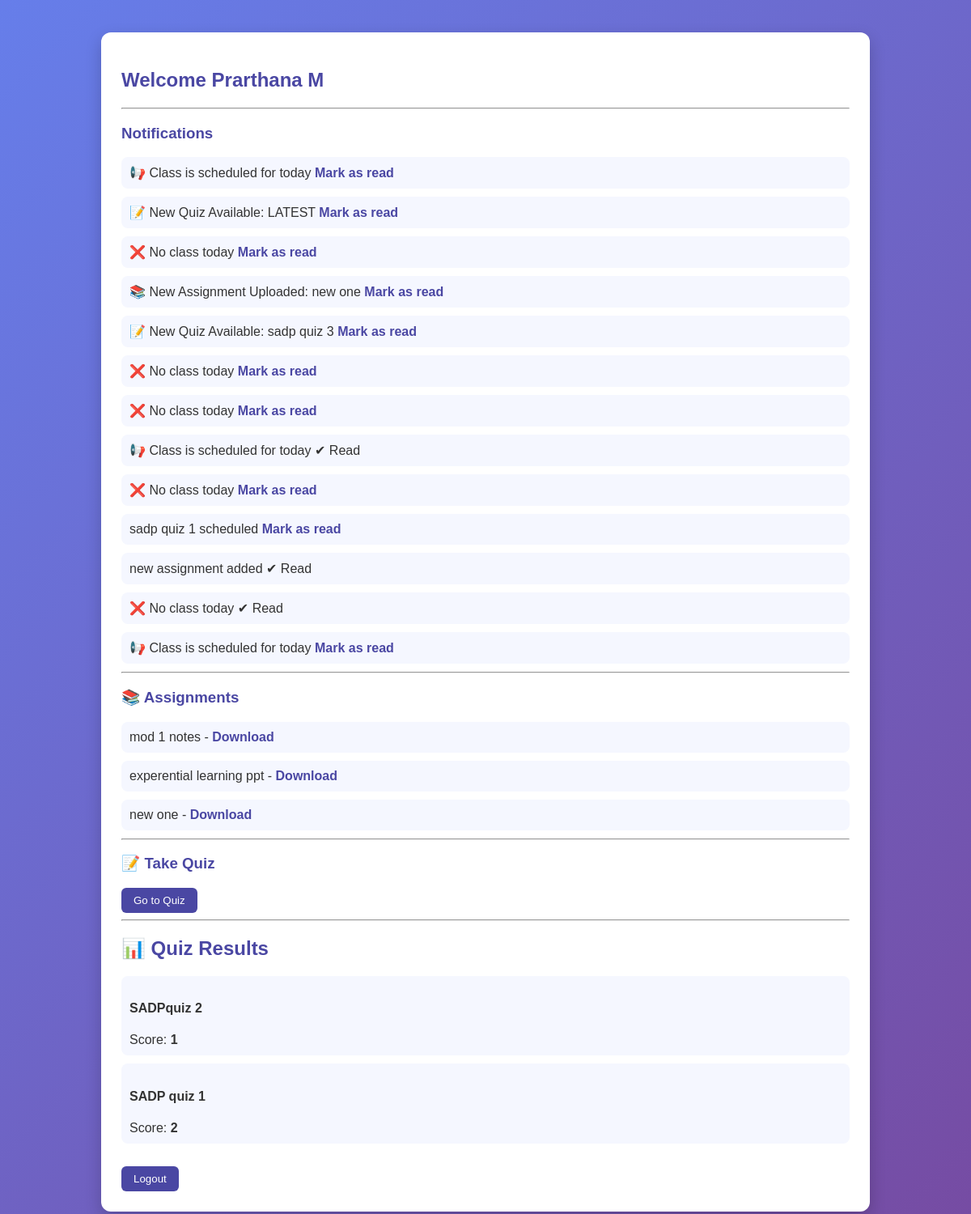
/student-dashboard/ (signed in), run on the app's committed database.
### core/models.py (models this page shows, shortened)
class Student(models.Model):
    user = models.OneToOneField(User, on_delete=models.CASCADE, null=True)
    name = models.CharField(max_length=100)
    email = models.EmailField()

class Notification(models.Model):
    student = models.ForeignKey(Student, on_delete=models.CASCADE)
    message = models.TextField()
    is_read = models.BooleanField(default=False)
    created_at = models.DateTimeField(auto_now_add=True)

class Assignment(models.Model):
    title = models.CharField(max_length=100)
    file = models.FileField(upload_to='assignments/')
    teacher = models.ForeignKey(Teacher, on_delete=models.CASCADE)
    created_at = models.DateTimeField(auto_now_add=True)

class Result(models.Model):
    student = models.ForeignKey(Student, on_delete=models.CASCADE)
    quiz = models.ForeignKey(Quiz, on_delete=models.CASCADE)
    score = models.IntegerField()
    created_at = models.DateTimeField(auto_now_add=True)

class Quiz(models.Model):
    title = models.CharField(max_length=100)
    teacher = models.ForeignKey(Teacher, on_delete=models.CASCADE)
    created_at = models.DateTimeField(auto_now_add=True)

### core/views.py (the view)
# urls.py: path('student-dashboard/', views.student_dashboard, name='student_dashboard'),
@login_required
def student_dashboard(request):
    student = Student.objects.get(user=request.user)
    notifications = Notification.objects.filter(student=student).order_by('-created_at')
    assignments = Assignment.objects.all()
    results = Result.objects.filter(student=student).order_by('-created_at')
    return render(request, 'student_dashboard.html', {
        'student': student,
        'notifications': notifications,
        'assignments': assignments,
        'results': results
    })

### core/templates/student_dashboard.html (shortened to what this page needs)
<!DOCTYPE html>
<html>
<head>
</head>
<body>
<div class="container">
<h2>Welcome {{ student.name }}</h2>
<hr>
<h3>Notifications</h3>
{% for n in notifications %}
<div class="card">
    {{ n.message }}
    {% if not n.is_read %}
        <a href="{% url 'mark_read' n.id %}">Mark as read</a>
    {% else %}
        ✔ Read
    {% endif %}
</div>
{% empty %}
<p>No notifications</p>
{% endfor %}
<hr>
<h3>📚 Assignments</h3>
{% for assignment in assignments %}
<div class="card">
    {{ assignment.title }} -
    <a href="{{ assignment.file.url }}">Download</a>
</div>
{% empty %}
<p>No assignments</p>
{% endfor %}
<hr>
<h3>📝 Take Quiz</h3>
<a href="{% url 'quiz_list' %}"><button>Go to Quiz</button></a>
<hr>
<h2>📊 Quiz Results</h2>
{% for r in results %}
<div class="card">
    <h4>{{ r.quiz.title }}</h4>
    Score: <strong>{{ r.score }}</strong>
</div>
{% empty %}
<p>No quiz attempts</p>
{% endfor %}
<br>
<a href="{% url 'logout' %}"><button>Logout</button></a>
</div>
</body>
</html>

### core/templates/student_dashboard.html (style rules this page uses)
body { font-family: Arial, sans-serif; background: linear-gradient(135deg, #667eea, #764ba2); margin: 0; padding: 0; color: #333; }
.container { width: 90%; max-width: 900px; margin: 40px auto; background: white; padding: 25px; border-radius: 12px; box-shadow: 0 8px 20px rgba(0,0,0,0.2); }
h2, h3 { color: #4a47a3; }
button { background: #4a47a3; color: white; border: none; padding: 8px 15px; border-radius: 6px; cursor: pointer; }
a { text-decoration: none; color: #4a47a3; font-weight: bold; }
.card { background: #f5f7ff; padding: 10px; margin: 10px 0; border-radius: 8px; }

### data on the page
Student: name "Prarthana M"
Notification: message "📢 Class is scheduled for today", is_read "Mark as read"
Notification: message "📝 New Quiz Available: LATEST", is_read "Mark as read"
Notification: message "❌ No class today", is_read "Mark as read"
Notification: message "📚 New Assignment Uploaded: new one", is_read "Mark as read"
Notification: message "📝 New Quiz Available: sadp quiz 3", is_read "Mark as read"
Notification: message "❌ No class today", is_read "Mark as read"
Notification: message "❌ No class today", is_read "Mark as read"
Notification: message "📢 Class is scheduled for today", is_read "✔ Read"
Notification: message "❌ No class today", is_read "Mark as read"
Notification: message "sadp quiz 1 scheduled", is_read "Mark as read"
Notification: message "new assignment added", is_read "✔ Read"
Notification: message "❌ No class today", is_read "✔ Read"
Notification: message "📢 Class is scheduled for today", is_read "Mark as read"
Assignment: title "mod 1 notes"
Assignment: title "experential learning ppt"
Assignment: title "new one"
Result: quiz "SADPquiz 2", score "1"
Result: quiz "SADP quiz 1", score "2"
